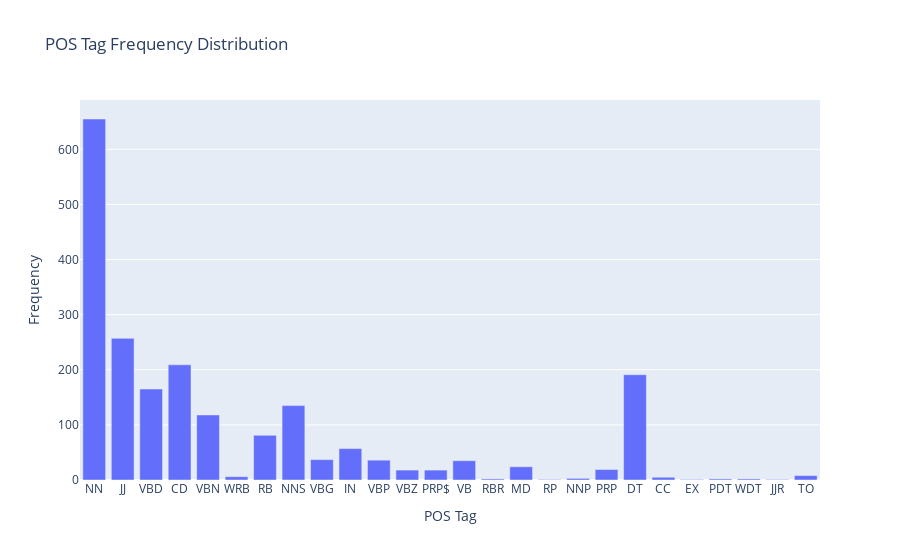

Notebook code for this chart:
### Code cell
df = pd.DataFrame.from_dict(pos_tag_freq, orient='index', columns=['Frequency']).reset_index()
df.columns = ['POS Tag', 'Frequency']

fig = px.bar(df, x='POS Tag', y='Frequency', title='POS Tag Frequency Distribution')
fig.show()

### Figure 1 — Plotly figure (JSON) as saved in the notebook; plotly's stock layout.template omitted (floating-point values rounded to 4 significant figures)
{"data": [{"alignmentgroup": "True", "hovertemplate": "POS Tag=%{x}<br>Frequency=%{y}<extra></extra>", "legendgroup": "", "marker": {"color": "#636efa", "pattern": {"shape": ""}}, "name": "", "offsetgroup": "", "orientation": "v", "showlegend": false, "textposition": "auto", "type": "bar", "x": ["NN", "JJ", "VBD", "CD", "VBN", "WRB", "RB", "NNS", "VBG", "IN", "VBP", "VBZ", "PRP$", "VB", "RBR", "MD", "RP", "NNP", "PRP", "DT", "CC", "EX", "PDT", "WDT", "JJR", "TO"], "xaxis": "x", "y": [655, 257, 165, 209, 118, 6, 81, 135, 37, 57, 36, 18, 18, 35, 2, 24, 1, 3, 19, 191, 5, 1, 2, 2, 1, 8], "yaxis": "y"}], "layout": {"barmode": "relative", "legend": {"tracegroupgap": 0}, "title": {"text": "POS Tag Frequency Distribution"}, "xaxis": {"anchor": "y", "domain": [0, 1], "title": {"text": "POS Tag"}}, "yaxis": {"anchor": "x", "domain": [0, 1], "title": {"text": "Frequency"}}}}
